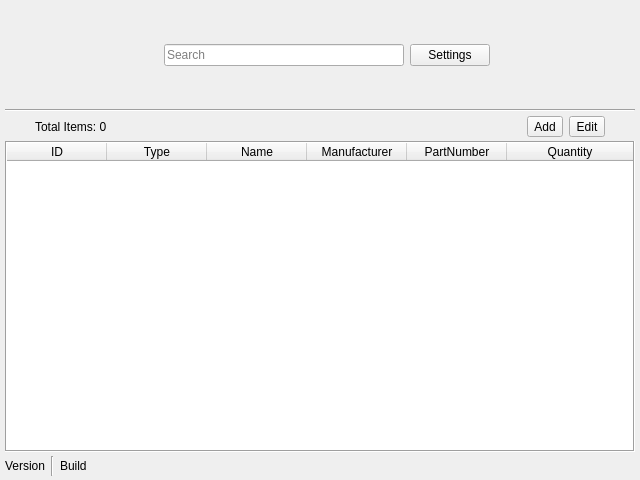
<?xml version="1.0" encoding="UTF-8"?>
<ui version="4.0">
 <class>MainWindow</class>
 <widget class="QMainWindow" name="MainWindow">
  <property name="geometry">
   <rect>
    <x>0</x>
    <y>0</y>
    <width>640</width>
    <height>480</height>
   </rect>
  </property>
  <property name="sizePolicy">
   <sizepolicy hsizetype="Minimum" vsizetype="Minimum">
    <horstretch>0</horstretch>
    <verstretch>0</verstretch>
   </sizepolicy>
  </property>
  <property name="minimumSize">
   <size>
    <width>640</width>
    <height>480</height>
   </size>
  </property>
  <property name="windowTitle">
   <string>Electronic Components Inventory Manager</string>
  </property>
  <property name="windowIcon">
   <iconset resource="../../assets/assets.qrc">
    <normaloff>:/icons/icons/icon.png</normaloff>:/icons/icons/icon.png</iconset>
  </property>
  <widget class="QWidget" name="backing">
   <property name="enabled">
    <bool>true</bool>
   </property>
   <layout class="QVBoxLayout" name="verticalLayout_3">
    <property name="spacing">
     <number>5</number>
    </property>
    <property name="leftMargin">
     <number>5</number>
    </property>
    <property name="topMargin">
     <number>5</number>
    </property>
    <property name="rightMargin">
     <number>5</number>
    </property>
    <property name="bottomMargin">
     <number>4</number>
    </property>
    <item>
     <layout class="QVBoxLayout" name="verticalLayout_2">
      <property name="spacing">
       <number>4</number>
      </property>
      <item>
       <widget class="QWidget" name="widget" native="true">
        <property name="sizePolicy">
         <sizepolicy hsizetype="Preferred" vsizetype="Fixed">
          <horstretch>0</horstretch>
          <verstretch>0</verstretch>
         </sizepolicy>
        </property>
        <property name="minimumSize">
         <size>
          <width>0</width>
          <height>100</height>
         </size>
        </property>
        <property name="baseSize">
         <size>
          <width>0</width>
          <height>0</height>
         </size>
        </property>
        <layout class="QHBoxLayout" name="horizontalLayout_4">
         <property name="leftMargin">
          <number>20</number>
         </property>
         <property name="topMargin">
          <number>0</number>
         </property>
         <property name="rightMargin">
          <number>20</number>
         </property>
         <property name="bottomMargin">
          <number>0</number>
         </property>
         <item>
          <layout class="QHBoxLayout" name="horizontalLayout_3">
           <item>
            <spacer name="horizontalSpacer">
             <property name="orientation">
              <enum>Qt::Horizontal</enum>
             </property>
             <property name="sizeHint" stdset="0">
              <size>
               <width>40</width>
               <height>20</height>
              </size>
             </property>
            </spacer>
           </item>
           <item>
            <widget class="QLabel" name="label">
             <property name="sizePolicy">
              <sizepolicy hsizetype="Fixed" vsizetype="Fixed">
               <horstretch>0</horstretch>
               <verstretch>0</verstretch>
              </sizepolicy>
             </property>
             <property name="text">
              <string/>
             </property>
             <property name="pixmap">
              <pixmap resource="../../assets/assets.qrc">:/logos/images/logo78.png</pixmap>
             </property>
            </widget>
           </item>
           <item>
            <widget class="QLineEdit" name="Search_Bar">
             <property name="sizePolicy">
              <sizepolicy hsizetype="MinimumExpanding" vsizetype="Fixed">
               <horstretch>0</horstretch>
               <verstretch>0</verstretch>
              </sizepolicy>
             </property>
             <property name="minimumSize">
              <size>
               <width>240</width>
               <height>0</height>
              </size>
             </property>
             <property name="text">
              <string/>
             </property>
             <property name="placeholderText">
              <string>Search</string>
             </property>
            </widget>
           </item>
           <item>
            <widget class="QPushButton" name="Settings_Button">
             <property name="text">
              <string>Settings</string>
             </property>
            </widget>
           </item>
           <item>
            <spacer name="horizontalSpacer_2">
             <property name="orientation">
              <enum>Qt::Horizontal</enum>
             </property>
             <property name="sizeHint" stdset="0">
              <size>
               <width>40</width>
               <height>20</height>
              </size>
             </property>
            </spacer>
           </item>
          </layout>
         </item>
        </layout>
       </widget>
      </item>
      <item>
       <widget class="Line" name="line">
        <property name="orientation">
         <enum>Qt::Horizontal</enum>
        </property>
       </widget>
      </item>
      <item>
       <widget class="QWidget" name="widget_2" native="true">
        <property name="sizePolicy">
         <sizepolicy hsizetype="Preferred" vsizetype="Minimum">
          <horstretch>0</horstretch>
          <verstretch>0</verstretch>
         </sizepolicy>
        </property>
        <property name="minimumSize">
         <size>
          <width>0</width>
          <height>20</height>
         </size>
        </property>
        <layout class="QHBoxLayout" name="horizontalLayout_2">
         <property name="leftMargin">
          <number>30</number>
         </property>
         <property name="topMargin">
          <number>0</number>
         </property>
         <property name="rightMargin">
          <number>30</number>
         </property>
         <property name="bottomMargin">
          <number>0</number>
         </property>
         <item>
          <layout class="QHBoxLayout" name="horizontalLayout">
           <item>
            <widget class="QLabel" name="Total_Parts">
             <property name="text">
              <string>Total Items: 0</string>
             </property>
            </widget>
           </item>
           <item>
            <spacer name="horizontalSpacer_3">
             <property name="orientation">
              <enum>Qt::Horizontal</enum>
             </property>
             <property name="sizeHint" stdset="0">
              <size>
               <width>40</width>
               <height>20</height>
              </size>
             </property>
            </spacer>
           </item>
           <item>
            <widget class="QToolButton" name="Add_Item">
             <property name="text">
              <string>Add</string>
             </property>
            </widget>
           </item>
           <item>
            <widget class="QToolButton" name="Edit_Item">
             <property name="text">
              <string>Edit</string>
             </property>
            </widget>
           </item>
          </layout>
         </item>
        </layout>
       </widget>
      </item>
      <item>
       <widget class="QTableWidget" name="Inventory_Table">
        <property name="frameShape">
         <enum>QFrame::Box</enum>
        </property>
        <property name="columnCount">
         <number>6</number>
        </property>
        <attribute name="horizontalHeaderCascadingSectionResizes">
         <bool>true</bool>
        </attribute>
        <attribute name="horizontalHeaderShowSortIndicator" stdset="0">
         <bool>false</bool>
        </attribute>
        <attribute name="horizontalHeaderStretchLastSection">
         <bool>true</bool>
        </attribute>
        <column>
         <property name="text">
          <string>ID</string>
         </property>
        </column>
        <column>
         <property name="text">
          <string>Type</string>
         </property>
        </column>
        <column>
         <property name="text">
          <string>Name</string>
         </property>
        </column>
        <column>
         <property name="text">
          <string>Manufacturer</string>
         </property>
        </column>
        <column>
         <property name="text">
          <string>PartNumber</string>
         </property>
        </column>
        <column>
         <property name="text">
          <string>Quantity</string>
         </property>
        </column>
       </widget>
      </item>
      <item>
       <widget class="QWidget" name="widget_3" native="true">
        <property name="sizePolicy">
         <sizepolicy hsizetype="Preferred" vsizetype="Minimum">
          <horstretch>0</horstretch>
          <verstretch>0</verstretch>
         </sizepolicy>
        </property>
        <property name="minimumSize">
         <size>
          <width>0</width>
          <height>10</height>
         </size>
        </property>
        <layout class="QHBoxLayout" name="horizontalLayout_6">
         <property name="leftMargin">
          <number>0</number>
         </property>
         <property name="topMargin">
          <number>0</number>
         </property>
         <property name="rightMargin">
          <number>0</number>
         </property>
         <property name="bottomMargin">
          <number>0</number>
         </property>
         <item>
          <layout class="QHBoxLayout" name="horizontalLayout_5">
           <item>
            <widget class="QLabel" name="versionLabel">
             <property name="text">
              <string>Version</string>
             </property>
            </widget>
           </item>
           <item>
            <widget class="Line" name="line_2">
             <property name="orientation">
              <enum>Qt::Vertical</enum>
             </property>
            </widget>
           </item>
           <item>
            <widget class="QLabel" name="buildLabel">
             <property name="text">
              <string>Build</string>
             </property>
            </widget>
           </item>
           <item>
            <spacer name="horizontalSpacer_4">
             <property name="orientation">
              <enum>Qt::Horizontal</enum>
             </property>
             <property name="sizeHint" stdset="0">
              <size>
               <width>40</width>
               <height>20</height>
              </size>
             </property>
            </spacer>
           </item>
          </layout>
         </item>
        </layout>
       </widget>
      </item>
     </layout>
    </item>
   </layout>
  </widget>
 </widget>
 <resources>
  <include location="../../assets/assets.qrc"/>
 </resources>
 <connections/>
</ui>
